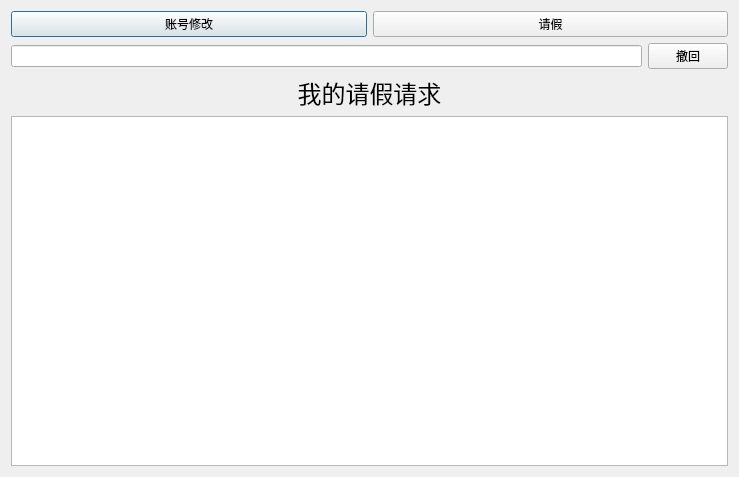
<?xml version="1.0" encoding="UTF-8"?>
<ui version="4.0">
 <class>Dialog</class>
 <widget class="QDialog" name="Dialog">
  <property name="geometry">
   <rect>
    <x>0</x>
    <y>0</y>
    <width>739</width>
    <height>477</height>
   </rect>
  </property>
  <property name="windowTitle">
   <string>Dialog</string>
  </property>
  <layout class="QVBoxLayout" name="verticalLayout_2">
   <item>
    <layout class="QHBoxLayout" name="horizontalLayout_3">
     <item>
      <widget class="QPushButton" name="pushButton_modify_account">
       <property name="text">
        <string>账号修改</string>
       </property>
      </widget>
     </item>
     <item>
      <widget class="QPushButton" name="pushButton_issue_request">
       <property name="text">
        <string>请假</string>
       </property>
      </widget>
     </item>
    </layout>
   </item>
   <item>
    <layout class="QHBoxLayout" name="horizontalLayout">
     <item>
      <widget class="QLineEdit" name="lineEdit_withdraw_request"/>
     </item>
     <item>
      <widget class="QPushButton" name="pushButton_withdraw">
       <property name="text">
        <string>撤回</string>
       </property>
      </widget>
     </item>
    </layout>
   </item>
   <item>
    <layout class="QVBoxLayout" name="verticalLayout">
     <item>
      <widget class="QLabel" name="label">
       <property name="text">
        <string>&lt;html&gt;&lt;head/&gt;&lt;body&gt;&lt;p align=&quot;center&quot;&gt;&lt;span style=&quot; font-size:18pt;&quot;&gt;我的请假请求&lt;/span&gt;&lt;/p&gt;&lt;/body&gt;&lt;/html&gt;</string>
       </property>
      </widget>
     </item>
     <item>
      <widget class="QTableWidget" name="tableWidget_request">
       <attribute name="horizontalHeaderVisible">
        <bool>true</bool>
       </attribute>
      </widget>
     </item>
    </layout>
   </item>
  </layout>
 </widget>
 <resources/>
 <connections/>
</ui>
